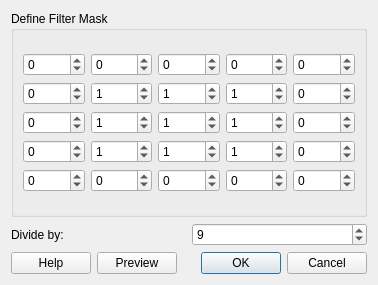
<?xml version="1.0" encoding="UTF-8"?>
<ui version="4.0">
 <class>CustomFilterDialog</class>
 <widget class="QDialog" name="CustomFilterDialog">
  <property name="geometry">
   <rect>
    <x>0</x>
    <y>0</y>
    <width>378</width>
    <height>285</height>
   </rect>
  </property>
  <property name="windowTitle">
   <string>Custom Filter</string>
  </property>
  <layout class="QGridLayout" name="gridLayout_3">
   <item row="0" column="0">
    <widget class="QGroupBox" name="groupBox">
     <property name="title">
      <string>Define Filter Mask</string>
     </property>
     <layout class="QGridLayout" name="gridLayout_2">
      <item row="0" column="0">
       <layout class="QGridLayout" name="gridLayout">
        <item row="0" column="0">
         <widget class="QSpinBox" name="spinBox00">
          <property name="minimum">
           <number>-20</number>
          </property>
          <property name="maximum">
           <number>20</number>
          </property>
         </widget>
        </item>
        <item row="0" column="1">
         <widget class="QSpinBox" name="spinBox01">
          <property name="minimum">
           <number>-20</number>
          </property>
          <property name="maximum">
           <number>20</number>
          </property>
         </widget>
        </item>
        <item row="0" column="2">
         <widget class="QSpinBox" name="spinBox02">
          <property name="minimum">
           <number>-20</number>
          </property>
          <property name="maximum">
           <number>20</number>
          </property>
         </widget>
        </item>
        <item row="0" column="3">
         <widget class="QSpinBox" name="spinBox03">
          <property name="minimum">
           <number>-20</number>
          </property>
          <property name="maximum">
           <number>20</number>
          </property>
         </widget>
        </item>
        <item row="0" column="4">
         <widget class="QSpinBox" name="spinBox04">
          <property name="minimum">
           <number>-20</number>
          </property>
          <property name="maximum">
           <number>20</number>
          </property>
         </widget>
        </item>
        <item row="1" column="0">
         <widget class="QSpinBox" name="spinBox10">
          <property name="minimum">
           <number>-20</number>
          </property>
          <property name="maximum">
           <number>20</number>
          </property>
         </widget>
        </item>
        <item row="1" column="1">
         <widget class="QSpinBox" name="spinBox11">
          <property name="minimum">
           <number>-20</number>
          </property>
          <property name="maximum">
           <number>20</number>
          </property>
          <property name="value">
           <number>1</number>
          </property>
         </widget>
        </item>
        <item row="1" column="2">
         <widget class="QSpinBox" name="spinBox12">
          <property name="minimum">
           <number>-20</number>
          </property>
          <property name="maximum">
           <number>20</number>
          </property>
          <property name="value">
           <number>1</number>
          </property>
         </widget>
        </item>
        <item row="1" column="3">
         <widget class="QSpinBox" name="spinBox13">
          <property name="minimum">
           <number>-20</number>
          </property>
          <property name="maximum">
           <number>20</number>
          </property>
          <property name="value">
           <number>1</number>
          </property>
         </widget>
        </item>
        <item row="1" column="4">
         <widget class="QSpinBox" name="spinBox14">
          <property name="minimum">
           <number>-20</number>
          </property>
          <property name="maximum">
           <number>20</number>
          </property>
          <property name="value">
           <number>0</number>
          </property>
         </widget>
        </item>
        <item row="2" column="0">
         <widget class="QSpinBox" name="spinBox20">
          <property name="minimum">
           <number>-20</number>
          </property>
          <property name="maximum">
           <number>20</number>
          </property>
         </widget>
        </item>
        <item row="2" column="1">
         <widget class="QSpinBox" name="spinBox21">
          <property name="minimum">
           <number>-20</number>
          </property>
          <property name="maximum">
           <number>20</number>
          </property>
          <property name="value">
           <number>1</number>
          </property>
         </widget>
        </item>
        <item row="2" column="2">
         <widget class="QSpinBox" name="spinBox22">
          <property name="minimum">
           <number>-20</number>
          </property>
          <property name="maximum">
           <number>20</number>
          </property>
          <property name="value">
           <number>1</number>
          </property>
         </widget>
        </item>
        <item row="2" column="3">
         <widget class="QSpinBox" name="spinBox23">
          <property name="minimum">
           <number>-20</number>
          </property>
          <property name="maximum">
           <number>20</number>
          </property>
          <property name="value">
           <number>1</number>
          </property>
         </widget>
        </item>
        <item row="2" column="4">
         <widget class="QSpinBox" name="spinBox24">
          <property name="minimum">
           <number>-20</number>
          </property>
          <property name="maximum">
           <number>20</number>
          </property>
         </widget>
        </item>
        <item row="3" column="0">
         <widget class="QSpinBox" name="spinBox30">
          <property name="minimum">
           <number>-20</number>
          </property>
          <property name="maximum">
           <number>20</number>
          </property>
         </widget>
        </item>
        <item row="3" column="1">
         <widget class="QSpinBox" name="spinBox31">
          <property name="minimum">
           <number>-20</number>
          </property>
          <property name="maximum">
           <number>20</number>
          </property>
          <property name="value">
           <number>1</number>
          </property>
         </widget>
        </item>
        <item row="3" column="2">
         <widget class="QSpinBox" name="spinBox32">
          <property name="minimum">
           <number>-20</number>
          </property>
          <property name="maximum">
           <number>20</number>
          </property>
          <property name="value">
           <number>1</number>
          </property>
         </widget>
        </item>
        <item row="3" column="3">
         <widget class="QSpinBox" name="spinBox33">
          <property name="minimum">
           <number>-20</number>
          </property>
          <property name="maximum">
           <number>20</number>
          </property>
          <property name="value">
           <number>1</number>
          </property>
         </widget>
        </item>
        <item row="3" column="4">
         <widget class="QSpinBox" name="spinBox34">
          <property name="minimum">
           <number>-20</number>
          </property>
          <property name="maximum">
           <number>20</number>
          </property>
         </widget>
        </item>
        <item row="4" column="0">
         <widget class="QSpinBox" name="spinBox40">
          <property name="minimum">
           <number>-20</number>
          </property>
          <property name="maximum">
           <number>20</number>
          </property>
         </widget>
        </item>
        <item row="4" column="1">
         <widget class="QSpinBox" name="spinBox41">
          <property name="minimum">
           <number>-20</number>
          </property>
          <property name="maximum">
           <number>20</number>
          </property>
         </widget>
        </item>
        <item row="4" column="2">
         <widget class="QSpinBox" name="spinBox42">
          <property name="minimum">
           <number>-20</number>
          </property>
          <property name="maximum">
           <number>20</number>
          </property>
         </widget>
        </item>
        <item row="4" column="3">
         <widget class="QSpinBox" name="spinBox43">
          <property name="minimum">
           <number>-20</number>
          </property>
          <property name="maximum">
           <number>20</number>
          </property>
         </widget>
        </item>
        <item row="4" column="4">
         <widget class="QSpinBox" name="spinBox44">
          <property name="minimum">
           <number>-20</number>
          </property>
          <property name="maximum">
           <number>20</number>
          </property>
         </widget>
        </item>
       </layout>
      </item>
     </layout>
    </widget>
   </item>
   <item row="1" column="0">
    <layout class="QHBoxLayout" name="horizontalLayout">
     <item>
      <widget class="QLabel" name="label">
       <property name="text">
        <string>Divide by:</string>
       </property>
      </widget>
     </item>
     <item>
      <widget class="QSpinBox" name="spinBox">
       <property name="minimum">
        <number>1</number>
       </property>
       <property name="value">
        <number>9</number>
       </property>
      </widget>
     </item>
    </layout>
   </item>
   <item row="2" column="0">
    <layout class="QHBoxLayout" name="horizontalLayout_2">
     <item>
      <widget class="QPushButton" name="helpButton">
       <property name="text">
        <string>Help</string>
       </property>
      </widget>
     </item>
     <item>
      <widget class="QPushButton" name="previewButton">
       <property name="text">
        <string>Preview</string>
       </property>
      </widget>
     </item>
     <item>
      <widget class="QDialogButtonBox" name="buttonBox">
       <property name="orientation">
        <enum>Qt::Horizontal</enum>
       </property>
       <property name="standardButtons">
        <set>QDialogButtonBox::Cancel|QDialogButtonBox::Ok</set>
       </property>
      </widget>
     </item>
    </layout>
   </item>
  </layout>
 </widget>
 <resources/>
 <connections>
  <connection>
   <sender>buttonBox</sender>
   <signal>accepted()</signal>
   <receiver>CustomFilterDialog</receiver>
   <slot>accept()</slot>
   <hints>
    <hint type="sourcelabel">
     <x>248</x>
     <y>254</y>
    </hint>
    <hint type="destinationlabel">
     <x>157</x>
     <y>274</y>
    </hint>
   </hints>
  </connection>
  <connection>
   <sender>buttonBox</sender>
   <signal>rejected()</signal>
   <receiver>CustomFilterDialog</receiver>
   <slot>reject()</slot>
   <hints>
    <hint type="sourcelabel">
     <x>316</x>
     <y>260</y>
    </hint>
    <hint type="destinationlabel">
     <x>286</x>
     <y>274</y>
    </hint>
   </hints>
  </connection>
 </connections>
</ui>
